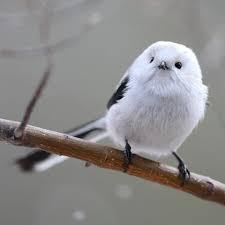
#> input picture images/Black and white bird.jpeg, 225 x 225 px; its folder holds only this picture in this run
$ python -i convolution.py   (imports and definitions only)   (older library calls are emulated)
#> lines starting #> are read from the running program, lines starting #| are printed output that depends on the picture
import os
import numpy as np
from PIL import Image


def get_edge_filter():
    return np.array([
        [-1, -1, -1],
        [-1, 8, -1],
        [-1, -1, -1],
    ])


# [6 lines left out: function get_identity_filter, not called in this run]

def read_img(path):
#> called with path = 'images/Black and white bird.jpeg'
    return Image.open(path)
#> returned value is the input picture: PIL image 225x225 RGB; mean R, G, B 139, 137.5, 137.2

def resize(img, size=(64, 64)):
    return img.resize(size)


def grayscale(img, mode='L'):
#> called with mode = 'L'
    return img.convert(mode)
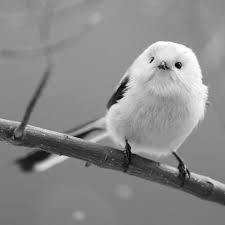
#> returned value: PIL image 225x225 L; min 1, max 255, mean 137.9

def read_for_conv(path, size=None):
    img = read_img(path)
    if size:
    	img = resize(img, size)
    return grayscale(img)

def pad(arr, size):
    return np.pad(arr, size//2)


def save_img(img, fn):
    img.save(fn)

# [41 lines left out: functions scale, my_convolution, main, not called in this run]


# [2 lines not run here, left out]

>>> result = read_for_conv('images/Black and white bird.jpeg')

$ run again, on images/Fox.jpeg
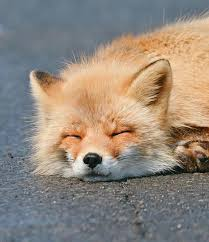
#> input picture images/Fox.jpeg, 209 x 242 px
#> in read_img, returned value is the input picture: PIL image 209x242 RGB; mean R, G, B 146.4, 135.5, 124.2
#> in grayscale, `return img.convert(mode)`:
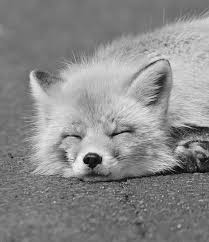
#> returned value: PIL image 209x242 L; min 1, max 254, mean 137.4

$ run again, on images/Killer whale.jpeg
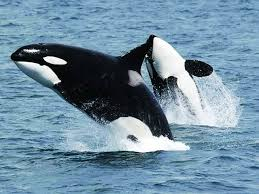
#> input picture images/Killer whale.jpeg, 259 x 194 px
#> in read_img, returned value is the input picture: PIL image 259x194 RGB; mean R, G, B 112.4, 141.9, 161.6
#> in grayscale, `return img.convert(mode)`:
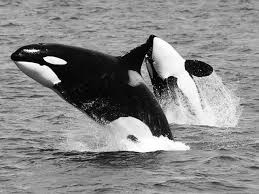
#> returned value: PIL image 259x194 L; min 0, max 255, mean 135.3
